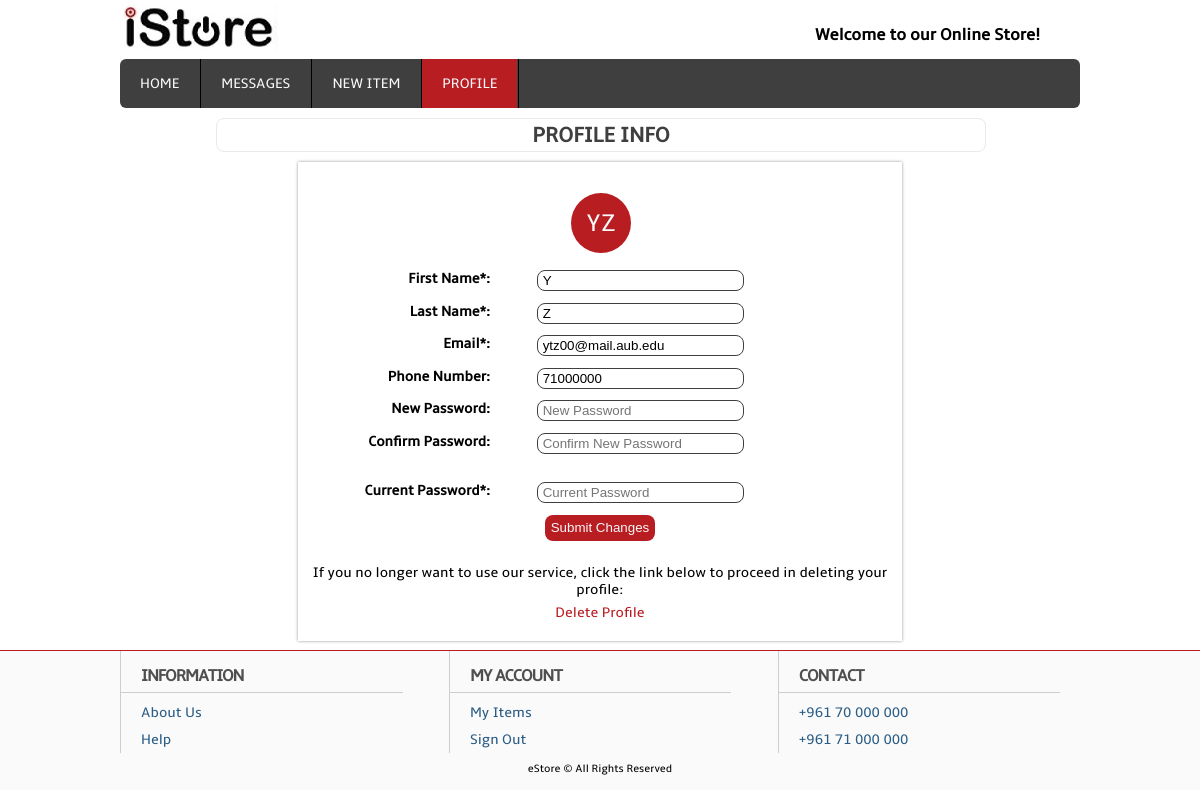
Page /estore/profile.php (signed in) on the committed database.
### tables this page shows
CREATE TABLE user (
    user_id INT NOT NULL PRIMARY KEY AUTO_INCREMENT,
    first_name VARCHAR(50) NOT NULL,
    last_name VARCHAR(50) NOT NULL,
    user_email VARCHAR(255) NOT NULL UNIQUE,
    phone_number VARCHAR(25),
    user_password VARCHAR(255) NOT NULL,
    activation_code VARCHAR(255) NOT NULL DEFAULT '-1'
);

### estore/php/classes/UserManager.php (called while the page is built, shortened)
<?php
require_once("php/classes/Helper.php");
function getUserById($user_id)
{
    $conn = getConn();
    $stmt = $conn->prepare("SELECT first_name, last_name, user_email, phone_number FROM user WHERE user_id = :user_id");
    $stmt->bindValue(":user_id", $user_id);
    $stmt->execute();
    if ($stmt->rowCount() === 1) {
        return $stmt->fetch();
    } elseif ($stmt->rowCount() === 0) {
        return null;
    }
}
function getInitialsById($user_id)
{
    $conn = getConn();
    $stmt = $conn->prepare("SELECT first_name, last_name FROM user WHERE user_id = :user_id");
    $stmt->bindValue(":user_id", $user_id);
    $stmt->execute();
    if ($stmt->rowCount() === 1) {
        $info = $stmt->fetch();
        return fixInitials($info["first_name"], $info["last_name"]);
    } else {
        return "";
    }
}
?>

### estore/php/classes/Helper.php (called while the page is built, shortened)
<?php
function fixInitials($fname, $lname)
{
    return strtoupper(substr(trim($fname), 0, 1) . "" . substr(trim($lname), 0, 1));
}
?>

### estore/profile.php (the view, shortened to what this page needs)
<!DOCTYPE HTML>
<html>
<head>
    <link href="css/default.css" rel="stylesheet"/>
</head>
<body>
<?php require_once("php/classes/InfoManager.php");
$user_id = $_SESSION["user_id"];
?>
<div class="wrapper">
    <div class="header">
        <div class="header_top">
            <div class="logo">
                <a href="home"><img src="img/logo.png" alt="eStore"/></a>
            </div>
            <div class="cart">
                <h3>Welcome to our Online Store!</h3>
            </div>
        </div>
        <div class="header_bottom">
            <div class="menu">
                <ul>
                    <li><a href="home">Home</a></li>
                    <li><a href="messages">Messages</a></li>
                    <li><a href="add_item">New Item</a></li>
                    <li class="active"><a href="profile">Profile</a></li>
                </ul>
            </div>
        </div>
    </div>
    <div class="main">
        <div class="content">
            <div class="window-title-div">
                <div class="window-title">
                    <h2>Profile Info</h2>
                </div>
            </div>
            <div class="window widget">
                <p><?php
                    $user = getUserById($user_id);
                    ?></p>
                <br/>
                <div class="circle">
                    <?= getInitialsById($user_id); ?>
                </div>
                <form action="profile" method="post">
                    <div>
                        <div class="left">
                            <h4>First Name*: </h4>
                        </div>
                        <div class="right">
                            <input class="text-box" type="text" name="first_name" placeholder="First Name" value="<?= $user["first_name"] ?>"/>
                        </div>
                    </div>
                    <div>
                        <div class="left">
                            <h4>Last Name*: </h4>
                        </div>
                        <div class="right">
                            <input class="text-box" type="text" name="last_name" value="<?= $user["last_name"] ?>" placeholder="Last Name"/>
                        </div>
                    </div>
                    <div>
                        <div class="left">
                            <h4>Email*: </h4>
                        </div>
                        <div class="right">
                            <input class="text-box" type="email" name="user_email" value="<?= $user["user_email"] ?>" placeholder="Email"/>
                        </div>
                    </div>
                    <div>
                        <div class="left">
                            <h4>Phone Number: </h4>
                        </div>
                        <div class="right">
                            <input class="text-box" type="text" name="phone_number" value="<?= $user["phone_number"] ?>" placeholder="Phone Number"/>
                        </div>
                    </div>
                    <div>
                        <div class="left">
                            <h4>New Password: </h4>
                        </div>
                        <div class="right">
                            <input class="text-box" type="password" name="user_password" placeholder="New Password"/>
                        </div>
                    </div>
                    <div>
                        <div class="left">
                            <h4>Confirm Password: </h4>
                        </div>
                        <div class="right">
                            <input class="text-box" type="password" name="confirm_password" placeholder="Confirm New Password"/>
                        </div>
                    </div>
                    <br/>
                    <div>
                        <div class="left">
                            <h4>Current Password*: </h4>
                        </div>
                        <div class="right">
                            <input class="text-box" type="password" name="current_password" placeholder="Current Password"/>
                        </div>
                    </div>
                    <div>
                        <div class="center">
                            <input class="text-box-btn btn" type="submit" value="Submit Changes"/>
                        </div>
                    </div>
                </form>
                <br/>
                <p>If you no longer want to use our service, click the link below to proceed in deleting your profile:</p>
                <div class="center">
                    <a href="delete_account" class="btn-link">Delete Profile</a>
                </div>
            </div>
        </div>
    </div>
</div>
</body>
</html>

### estore/css/default.css (style rules this page uses)
* { margin: 0; padding: 0; border: 0; }
html { min-height: 100%; }
body { font-family: "amble_regular", sans-serif; min-width: 800px; font-size: 90%; background-color: #fff; }
a, a:hover { text-decoration: none !important; }
ul, li { list-style: none; }
.btn { border-color: #b81d22; background-color: #b81d22; color: #f8f8f8; padding: 3% 5%; cursor: pointer; }
.btn-link { cursor: pointer !important; color: #b81d22 !important; }
.wrapper { width: 80%; margin: 0 auto; }
.logo { float: left; }
.header_top { padding: 5px 0; }
.header_bottom { background-color: #3f3f3f; border-radius: 6px; }
.cart { float: right; position: relative; padding-right: 40px; margin-top: 20px; }
.menu, .menu li { float: left; }
.menu li a { text-transform: uppercase; color: #f8f8f8; display: block; padding: 16px 20px; border-right: 2px ridge #3f3f3f; }
.menu li a:hover, .menu .active a { background-color: #b81d22; }
.menu li:first-child a { border-radius: 6px 0 0 6px; }
.content { padding: 10px 0; }
.content h2 { color: #3f3f3f; margin-top: 3px; margin-bottom: 3px; text-transform: uppercase; }
.footer { clear: both; margin: 0 auto; margin-top: 20px; background-color: #fafafa; padding-bottom: 15px; }
.footer-section { border-top: 1px solid #b81d22; }
.section { clear: both; padding: 0; margin: 0; }
.group:before, .group:after { content: ""; display: table; }
.group:after { clear: both; }
.copy_right { text-align: center; }
.copyright { font-size: 11px; }
.col_1_of_3 { display: block; float: left; margin: 0 0 1% 3.33%; }
.col_1_of_3:first-child { margin-left: 0; }
.span_1_of_3 { width: 29.33%; padding: 1.5% 1.5% 0 0; border-left: 1px solid #cecece; }
.span_1_of_3 h3 { color: #4f4f4f; margin-top: 0; margin-bottom: 6px; letter-spacing: -1px; text-transform: uppercase; border-bottom: 1px solid #cecece; padding-bottom: 6px; padding-left: 20px; }
.span_1_of_3 ul { padding-left: 20px; }
.span_1_of_3 li a { padding: 5px 0; color: #2a5c86; display: block; }
.window { display: block; float: left; margin: 1% 0 1% 18.5%; box-shadow: 0 0 3px #969696; }
.widget { width: 60%; padding: 1.5%; text-align: center; position: relative; }
.window-title-div { border: 1px solid #ebe8e8; border-radius: 8px; width: 80%; margin-left: 10%; }
.window-title { text-align: center; }
.text-box-btn { border-radius: 8px; padding: 1%; }
.text-box { width: 200px !important; border-radius: 8px; padding: 2px 0 2px 5px; border: 1px solid #3f3f3f; }
.left { text-align: right; float: left; width: 30%; margin: 1%; }
.right { text-align: left; float: right; width: 60%; margin: 1%; }
.center { text-align: center; width: 98%; margin: 1%; }
.circle { position: relative; margin-left: 45%; width: 50px; height: 50px; padding: 5px; border-radius: 50%; background-color: #b81d22; color: #f8f8f8; font-size: 25px; line-height: 50px; vertical-align: middle; text-align: center; text-transform: uppercase; margin-bottom: 2%; }

### rows in the picture
user: getInitialsById($user_id) "YZ", first_name "Y", last_name "Z", user_email "ytz00@mail.aub.edu", phone_number "71000000"
